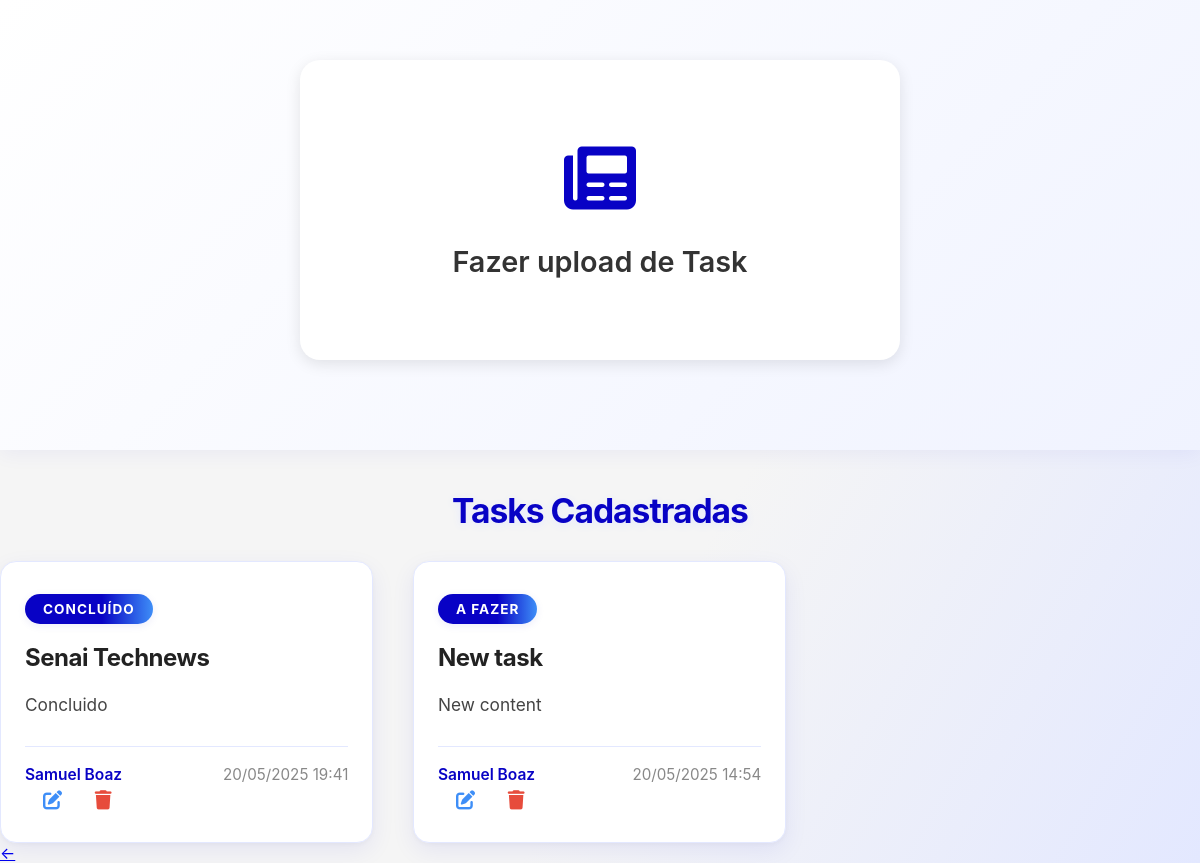
/CRUD_task.php (signed in), run on the app's committed database.
### tables this page shows
CREATE TABLE `task` (
  `task_id` int(11) NOT NULL,
  `task_content` varchar(255) DEFAULT NULL,
  `task_title` text DEFAULT NULL,
  `task_category` varchar(255) NOT NULL,
  `task_date` timestamp NOT NULL DEFAULT current_timestamp() ON UPDATE current_timestamp(),
  `user_id` int(11) DEFAULT NULL
);

CREATE TABLE `users` (
  `user_id` int(11) NOT NULL,
  `user_email` varchar(150) NOT NULL,
  `user_password` varchar(255) NOT NULL,
  `user_name` varchar(255) NOT NULL
);

### CRUD_task.php (the view, shortened to what this page needs)
<?php
require_once 'conexao.php';
try {
    $stmt = $conn->query("
        SELECT t.*, user_name AS autor
        FROM task t
        INNER JOIN users u ON t.user_id = u.user_id
        ORDER BY task_date DESC
    ");
    $tasks = $stmt->fetchAll();
} catch (PDOException $e) {
    die("Erro ao buscar notícias: " . $e->getMessage());
}
?>
<!DOCTYPE html>
<html lang="pt-br">
<head>
  <link rel="stylesheet" href="https://cdnjs.cloudflare.com/ajax/libs/font-awesome/6.0.0/css/all.min.css" />
  <link rel="stylesheet" href="CRUD_task.css" />
</head>
<body>
  <section id="upload-task-section">
    <div class="action-card action-card-full" id="btn-open-publish">
      <i class="fas fa-newspaper"></i>
      <h2>Fazer upload de Task</h2>
    </div>
  </section>
  <section id="task-admin">
    <h2>Tasks Cadastradas</h2>
    <div class="masonry-layout admin-layout">
      <?php foreach ($tasks as $task): ?>
        <div class="card-task">
          <div class="categoria <?= strtolower(str_replace(' ', '-', $task['task_category'])) ?>">
            <?= htmlspecialchars($task['task_category']) ?>
          </div>
          <h3><?= htmlspecialchars($task['task_title']) ?></h3>
          <p><?= nl2br(htmlspecialchars($task['task_content'])) ?></p>
          <div class="rodape-card">
            <span class="autor"><?= htmlspecialchars($task['autor']) ?></span>
            <span class="data"><?= date('d/m/Y H:i', strtotime($task['task_date'])) ?></span>
          </div>
          <button class="btn-edit-task" data-id="<?= $task['task_id'] ?>">
            <i class="fas fa-edit"></i>
          </button>
          <button class="btn-delete" data-id="<?= $task['task_id'] ?>">
            <i class="fas fa-trash"></i>
          </button>
        </div>
      <?php endforeach; ?>
    </div>
  </section>
  <a href="view_tasks.php" class="back-arrow">&#8592;</a>
</body>
</html>

### CRUD_task.css (style rules this page uses)
:root { --azul-task: #0802c5; --cinza-claro: #f5f5f5; --branco: #ffffff; --sombra: 0 4px 15px rgba(0, 0, 0, 0.1); }
* { margin: 0; padding: 0; box-sizing: border-box; }
body { font-family: 'Inter', 'Poppins', sans-serif; background: linear-gradient(120deg, #f5f5f5 60%, #e3e8ff 100%); min-height: 100vh; display: flex; flex-direction: column; color: #333; }
#upload-task-section { width: 100%; background: linear-gradient(135deg, #ffffff, #f0f3ff); padding: 60px 20px; display: flex; justify-content: center; align-items: center; box-shadow: 0 4px 20px rgba(8, 2, 197, 0.05); }
.action-card-full { width: 100%; max-width: 600px; margin: 0 auto; }
#task-admin { padding: 40px 0 0 0; }
#task-admin h2 { color: var(--azul-task); font-size: 2.1rem; margin-bottom: 30px; text-align: center; font-weight: 700; letter-spacing: -1px; text-shadow: 0 2px 8px #e3e8ff; }
.masonry-layout { columns: 3 320px; column-gap: 2.5rem; margin-top: 30px; }
.masonry-layout::before { content: ""; display: block; height: 0; }
.card-task { background: var(--branco); border-radius: 16px; margin-bottom: 2.5rem; break-inside: avoid; box-shadow: 0 8px 24px rgba(8, 2, 197, 0.07), 0 1.5px 6px rgba(0, 0, 0, 0.04); border: 1.5px solid #e3e8ff; padding: 2rem 1.5rem 1.5rem 1.5rem; transition: transform 0.25s, box-shadow 0.25s, border-color 0.25s; position: relative; overflow: hidden; animation: fadeIn 0.7s cubic-bezier(.39, .575, .56, 1) both; }
.categoria { background: linear-gradient(90deg, #0802c5 60%, #3e8ef7 100%); color: #fff; padding: 7px 18px; border-radius: 22px; font-size: 0.85rem; font-weight: 700; text-transform: uppercase; display: inline-block; margin-bottom: 1.2rem; letter-spacing: 1px; box-shadow: 0 2px 8px rgba(8, 2, 197, 0.08); }
.card-task h3 { color: #222; font-size: 1.5rem; margin: 0 0 1.1rem 0; font-weight: 700; letter-spacing: -0.5px; }
.card-task p { color: #444; line-height: 1.7; font-size: 1.08rem; margin-bottom: 1.7rem; }
.rodape-card { display: flex; justify-content: space-between; align-items: center; padding-top: 1.1rem; border-top: 1px solid #e3e8ff; font-size: 0.97rem; }
.rodape-card .autor { color: #0802c5; font-weight: 600; }
.rodape-card .data { color: #888; font-size: 0.95rem; }
.btn-edit-task, .btn-delete { background: none; border: none; cursor: pointer; font-size: 1.2rem; margin-left: 8px; transition: color 0.2s, transform 0.2s, background 0.2s; padding: 6px 10px; border-radius: 50%; }
.btn-edit-task { color: #3e8ef7; }
.btn-delete { color: #e74c3c; }
.action-card { background: var(--branco); border-radius: 20px; padding: 50px 30px; text-align: center; box-shadow: var(--sombra); transition: all 0.3s ease; display: flex; flex-direction: column; align-items: center; justify-content: center; min-height: 300px; margin-bottom: 30px; }
.action-card i { font-size: 4.5rem; color: var(--azul-task); margin-bottom: 30px; transition: transform 0.3s ease; }
.action-card h2 { color: #333; font-size: 1.8rem; font-weight: 600; margin: 0; }

### data on the page
task: task_category "CONCLUÍDO", task_title "Senai Technews", task_content "Concluido", user.user_name "Samuel Boaz", task_date "20/05/2025 19:41"
task: task_category "A FAZER", task_title "New task", task_content "New content", user.user_name "Samuel Boaz", task_date "20/05/2025 14:54"
